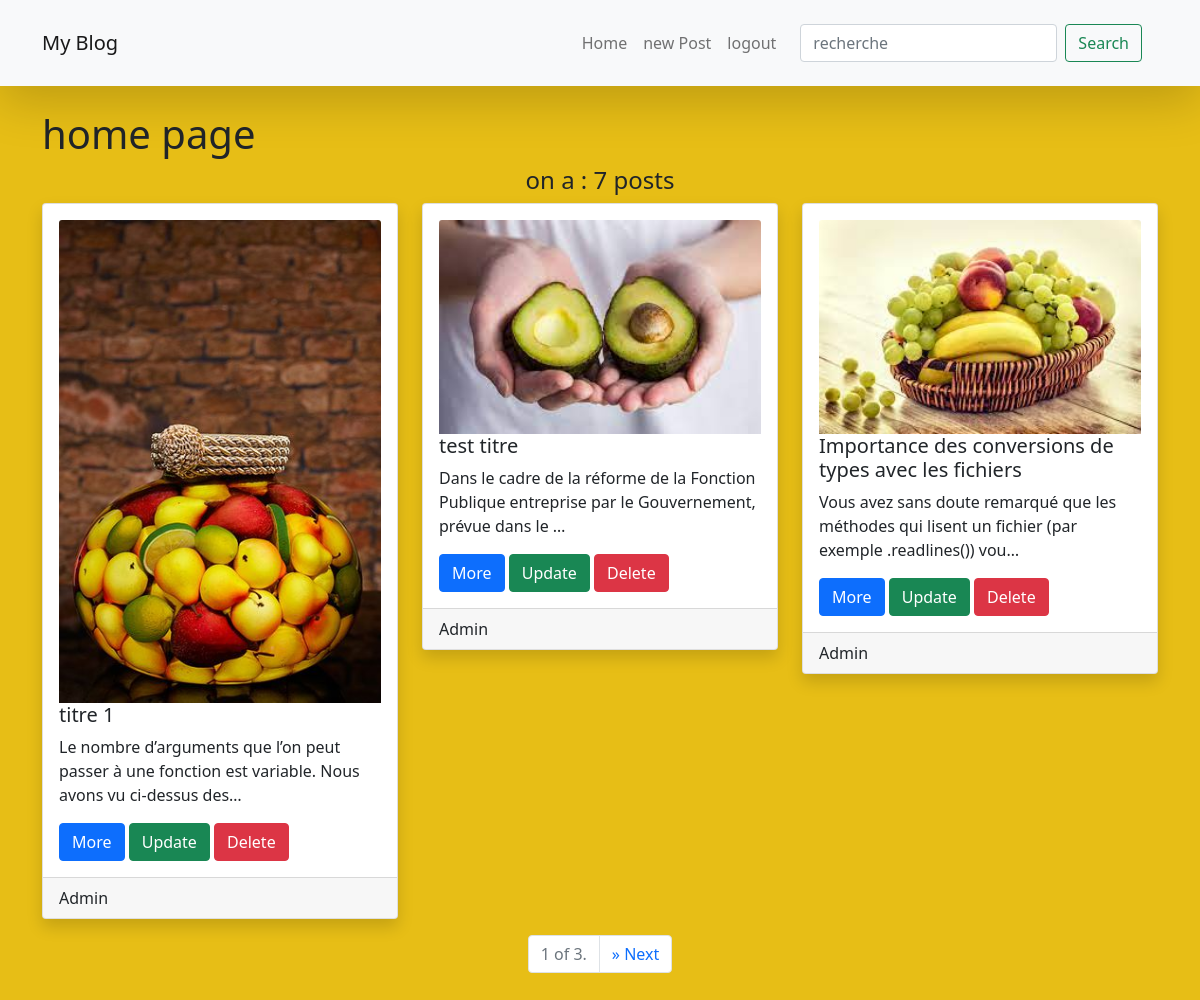
The app's page / (signed in) with its own data.
### myApp/models.py (models this page shows, shortened)
class PostModel(models.Model):
    title = models.CharField(max_length=55)
    content = models.TextField()
    image = models.ImageField(upload_to='media/image/',null = True)
    user = models.ForeignKey(User, on_delete = models.CASCADE)

### myApp/views.py (the view)
# urls.py: path('', views.indexView , name='home'),
@login_required
def indexView(request):
    Posts = PostModel.objects.all().order_by('id')
    paginator = Paginator(Posts , 3)
    pageNb = request.GET.get('page')
    page_obj = paginator.get_page(pageNb)
    nb = Posts.count()
    message = str(nb) + ' posts'
    if nb <2 :
        message = str(nb) + ' post'
    context = {'i' : page_obj , 'nb': nb, 'message': message}
    return render( request,'myApp/home.html',  context)

### myApp/templates/myApp/home.html (shortened to what this page needs)
{% extends 'myApp/layouts/base.html' %}
{% load static %}
{% load static %}
{% block content %}
<h1>home page</h1>
<h4 class= 'text-center'>on a : {{ message }}</h4>
<div class="row  row-cols-md-3  row-cols-sm-2">
{% for i in i %}
<div class = "col">
    <div class ="card mb-3 shadow"   >
        <div class="card-body style="width: 18rem;">
            {% if i.image %}
            <img src="{{ i.image.url }}" class="card-img-top" alt="...">
            {% endif %}
            <h5 class="card-title">{{i.title}}</h5>
            <p class="card-text">{{ i.content|truncatechars:"100" }}</p>
            <a href="{% url 'myApp:details' i.id %}" class="btn btn-primary">More</a>
            {% if i.user == request.user %}
            <a href="{% url 'myApp:updatePost' i.id %}" class="btn btn-success">Update</a>
            <a href="{% url 'myApp:deletePost' i.id %}" class="btn btn-danger">Delete</a>
            {% endif %}
        </div>
        <div class = 'card-footer'>
            {{ i.user.username }}
        </div>
    </div>
</div>
{% endfor %}
</div>
<nav >
    <ul class="pagination justify-content-center">
        <li class= "page-item">
            <p class= "page-link text-muted">
            {{ i.number }} of {{ i.paginator.num_pages }}.
            </p>
        </li>
        {% if i.has_next %}
        <li class="page-item ">
            <a class="page-link" href="?page={{ i.next_page_number }}">
                <span aria-hidden = true>&raquo; Next</span>
            </a>
        </li>
        {% endif %}
    </ul>
</nav>
{% endblock %}

### myApp/templates/myApp/layouts/base.html (shortened to what this page needs)
{% extends 'layouts/base.html' %}
{% load static %}
{% load static %}
{% block stylesheet %}
<link rel="stylesheet" href ="{% static 'css/styles.css'  %} ">
{% endblock stylesheet %}

### templates/layouts/base.html (shortened to what this page needs)
{% load static %}
<!DOCTYPE html>
<html>
    <head>
        <link rel="stylesheet" href ="{% static 'css/bootstrap.css'  %} ">
        {% block stylesheet %}
        {% endblock stylesheet %}
    </head>
        <body>
            <heder>
                {% block header %}
                {% include 'layouts/nav.html'%}
                {% endblock %}
            <div class="container">
            {% block content %}
            {% endblock %}
            </div>
        </body>
</html>

### templates/layouts/nav.html (shortened to what this page needs)
<nav class="navbar navbar-expand-lg navbar-light bg-light mb-4 shadow-lg">
    <div class="container">
      <a class="navbar-brand" href="{% url 'myApp:home'%}">My Blog</a>
      <div class="collapse navbar-collapse" id="SupportedContent">
        <ul class="navbar-nav ms-auto ">
          {% if request.user.is_authenticated %}
          <li class="nav-item">
            <a class="nav-link " aria-current="page" href="{% url 'myApp:home'%}">Home</a>
          </li>
          <li class="nav-item">
            <a class="nav-link" href="{% url 'myApp:newPost'%}">new Post</a>
          </li>
          <li class="nav-item">
            <a class="nav-link " href="{% url 'accountsApp:logout'%}">logout</a>
          </li>
          {% endif %}
        </ul>
      </div>
      <form action = "{% url 'myApp:search' %}" class="d-flex m-lg-3" method = "GET">
        <input placeholder = 'recherche' class="form-control me-2" type="search" placeholder="Search" aria-label="Search" name ="search">
        <button class="btn btn-outline-success" type="submit">Search</button>
      </form>
    </div>
  </nav>

### myApp/static/css/styles.css (style rules this page uses)
body { background-color: rgb(231, 190, 22); }

### records on screen
PostModel: image (picture), title "titre 1", content "Le nombre d’arguments que l’on peut passer à une fonction est variable. Nous avons vu ci-dessus des…", shows "Update", user.username "Admin"
PostModel: image (picture), title "test titre", content "Dans le cadre de la réforme de la Fonction Publique entreprise par le Gouvernement, prévue dans le …", shows "Update", user.username "Admin"
PostModel: image (picture), title "Importance des conversions de types avec les fichiers", content "Vous avez sans doute remarqué que les méthodes qui lisent un fichier (par exemple .readlines()) vou…", shows "Update", user.username "Admin"

### other values on screen
{{ message }} "7 posts"
{{ i.number }} "1"
{{ i.paginator.num_pages }} "3"
